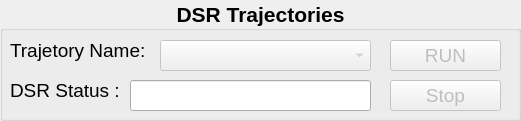
   <widget class="QGroupBox" name="dsrtraj_groupBox">
    <property name="geometry">
     <rect>
      <x>20</x>
      <y>740</y>
      <width>521</width>
      <height>121</height>
     </rect>
    </property>
    <property name="font">
     <font>
      <pointsize>16</pointsize>
      <weight>75</weight>
      <bold>true</bold>
     </font>
    </property>
    <property name="title">
     <string>DSR Trajectories</string>
    </property>
    <property name="alignment">
     <set>Qt::AlignCenter</set>
    </property>
    <widget class="QLabel" name="dsrtraj_label">
     <property name="geometry">
      <rect>
       <x>10</x>
       <y>30</y>
       <width>161</width>
       <height>41</height>
      </rect>
     </property>
     <property name="font">
      <font>
       <pointsize>14</pointsize>
       <weight>50</weight>
       <bold>false</bold>
      </font>
     </property>
     <property name="text">
      <string>Trajetory Name:</string>
     </property>
    </widget>
    <widget class="QComboBox" name="dsrtraj_CB">
     <property name="enabled">
      <bool>false</bool>
     </property>
     <property name="geometry">
      <rect>
       <x>160</x>
       <y>40</y>
       <width>211</width>
       <height>31</height>
      </rect>
     </property>
     <property name="font">
      <font>
       <pointsize>14</pointsize>
       <weight>50</weight>
       <bold>false</bold>
      </font>
     </property>
    </widget>
    <widget class="QLabel" name="dsrstatus_label">
     <property name="geometry">
      <rect>
       <x>10</x>
       <y>70</y>
       <width>121</width>
       <height>41</height>
      </rect>
     </property>
     <property name="font">
      <font>
       <pointsize>14</pointsize>
       <weight>50</weight>
       <bold>false</bold>
      </font>
     </property>
     <property name="text">
      <string>DSR Status :</string>
     </property>
    </widget>
    <widget class="QLineEdit" name="dsrstat_lineEdit">
     <property name="geometry">
      <rect>
       <x>130</x>
       <y>80</y>
       <width>241</width>
       <height>31</height>
      </rect>
     </property>
     <property name="font">
      <font>
       <pointsize>12</pointsize>
       <weight>50</weight>
       <bold>false</bold>
      </font>
     </property>
    </widget>
    <widget class="QPushButton" name="dsrtraj_runPB">
     <property name="enabled">
      <bool>false</bool>
     </property>
     <property name="geometry">
      <rect>
       <x>390</x>
       <y>40</y>
       <width>111</width>
       <height>31</height>
      </rect>
     </property>
     <property name="font">
      <font>
       <pointsize>14</pointsize>
       <weight>50</weight>
       <bold>false</bold>
      </font>
     </property>
     <property name="text">
      <string>RUN</string>
     </property>
    </widget>
    <widget class="QPushButton" name="dsrtraj_stopstartPB">
     <property name="enabled">
      <bool>false</bool>
     </property>
     <property name="geometry">
      <rect>
       <x>390</x>
       <y>80</y>
       <width>111</width>
       <height>31</height>
      </rect>
     </property>
     <property name="font">
      <font>
       <pointsize>14</pointsize>
       <weight>50</weight>
       <bold>false</bold>
      </font>
     </property>
     <property name="text">
      <string>Stop</string>
     </property>
    </widget>
   </widget>
